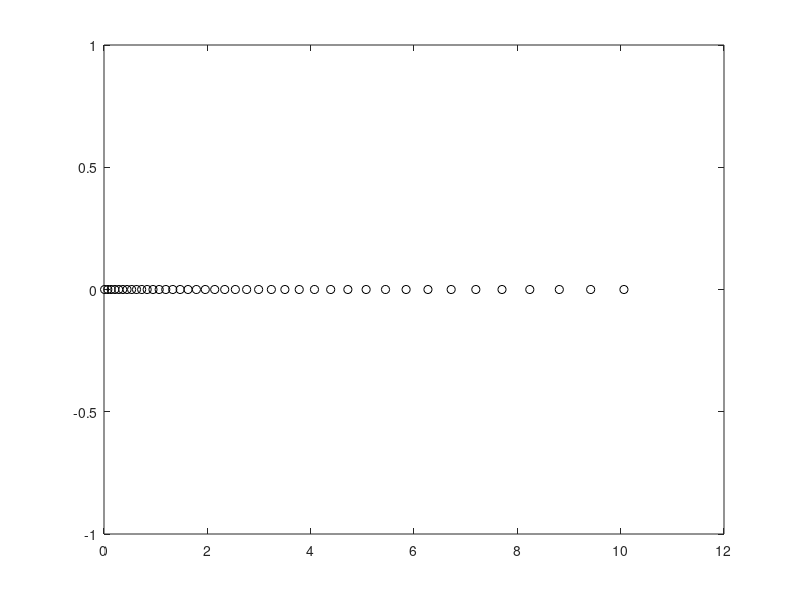

Recreate this plot in MATLAB.
close all
guess=2.5;
taumin=0.012;
nrPnts = 41;
taufrac = .52;

n=log(guess-taumin+1);
l=taufrac*(nrPnts-1);


k=0:nrPnts-1;
tauaxis = exp(n.*(1/l).*k)-1+taumin;

figure(1)
plot(tauaxis,0,'ok')